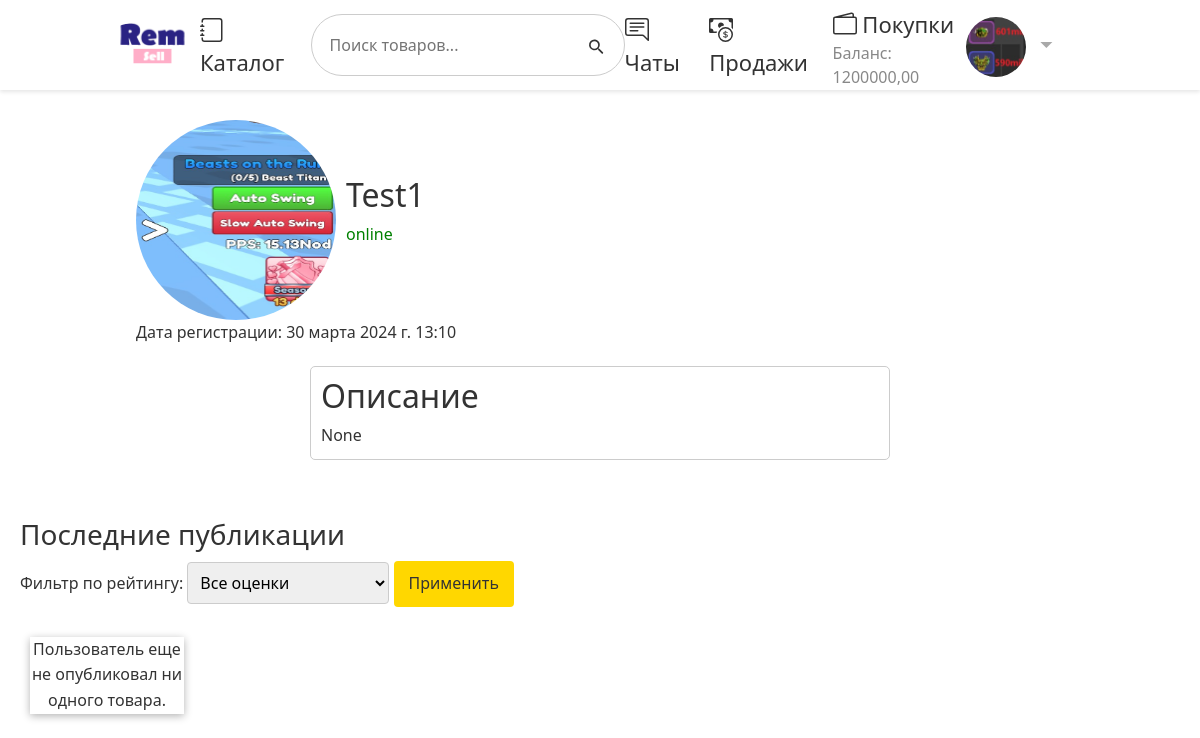
The app's page /profile_other/test1/ (signed in) with its own data.
### main/models.py (models this page shows, shortened)
class UserFinance(models.Model):
    user = models.OneToOneField(User, on_delete=models.CASCADE)
    balance = models.DecimalField(max_digits=10, decimal_places=2, default=0.00)

class UserProfile(models.Model):
    STATUS_CHOICES = (
        ('online', 'Online'),
        ('offline', 'Offline'),
    )
    user = models.OneToOneField(User, on_delete=models.CASCADE)
    avatar = models.ImageField(upload_to='avatars/', default='avatars/default.jpg')
    status = models.CharField(max_length=10, choices=STATUS_CHOICES, default='online')
    bio = models.TextField(blank=True, null=True)
    quality_rating = models.DecimalField(max_digits=3, decimal_places=2, default=0.00)
    first_name = models.CharField(max_length=50, blank=True, null=True)
    last_name = models.CharField(max_length=50, blank=True, null=True)
    patronymic = models.CharField(max_length=50, blank=True, null=True)
    last_activity = models.DateTimeField(default=timezone.now)

### main/views.py (the view, shortened to what this page needs)
# urls.py: path('profile_other/<str:username>/', views.view_other_profile, name='view_other_profile'),
def view_other_profile(request, username):
    user = request.user
    user_avatar = None
    other_user = get_object_or_404(User, username=username)
    other_user_profile = other_user.userprofile
    other_user_avatar = other_user_profile.avatar.url
    finance = UserFinance.objects.get_or_create(user=user)[0]
    if request.user.is_authenticated and hasattr(request.user, 'userprofile'):
        user_avatar = request.user.userprofile.avatar.url
    other_user_products = Product.objects.filter(seller=other_user).annotate(avg_rating=Avg('ratings__value')).order_by(
        '-created_at')
    rating_filter = request.GET.get('rating')
    other_user_products = other_user_products[:5]  # Применяем срез после фильтрации
    bio_form = BioForm(instance=other_user_profile)
    current_time = timezone.now()
    fifteen_minutes_ago = current_time - timedelta(minutes=1)
    context = {
        'other_user_profile': other_user_profile,
        'user_avatar': user_avatar,
        'other_user': other_user,
        'other_user_products': other_user_products,
        'other_user_avatar': other_user_avatar,
        'stars_range': range(1, 6),
        'categories': categories,
        'bio_form': bio_form,
        'finance': finance,
        'current_time': current_time,
        'fifteen_minutes_ago': fifteen_minutes_ago,
    }
    return render(request, 'main/view_other_profile.html', context)

### main/forms.py
class BioForm(forms.ModelForm):
    class Meta:
        model = UserProfile
        fields = ['bio']

### main/templates/main/view_other_profile.html (shortened to what this page needs)
{% extends 'main/log_layout.html' %}
{% load static %}
{% block meta-styles %}
	<link rel="stylesheet" href="{% static 'main/css/main_profile_user.css' %}">
{% endblock %}
{% block meta-body %}
	<main>
        <div class="user-profile-page">
            <div class="user-info">
                <div class="avatar-info">
                    {% if other_user_avatar %}
                        <img src="{{ other_user_avatar }}" alt="User Avatar">
                    {% endif %}
                    <div class="name-status">
                        <h2>{{ other_user.username }}</h2>
                        <p class="user-status" id="user-status">{{ other_user_profile.status }}</p>
                    </div>
                </div>
                <p>Дата регистрации: {{ other_user.date_joined }}</p>
            </div>
        </div>
        <div class="profile-info-bio">
            <h2>Описание</h2>
            <div class="user-bio">
                <div class="editable-bio" id="editable-bio">
                    <div class="bio-text">{{ other_user_profile.bio|linebreaksbr }}</div>
                </div>
            </div>
        </div>
        <div class="profile-info">
            <div class="product-filter">
                <h3>Последние публикации</h3>
                <form id="review-filter-form" method="GET" action="{% url 'view_other_profile' other_user.username %}">
                    <label for="rating">Фильтр по рейтингу:</label>
                    <select name="rating" id="rating">
                        <option value="">Все оценки</option>
                    </select>
                    <button type="submit">Применить</button>
                </form>
            </div>
            <div class="user-activity">
                <ul>
                    {% for product in other_user_products %}
                        <li class="created_products_by_profile">
                            <a href="{% url 'product_detail' product.id %}">
                                <img src="{{ product.image.url }}" alt="{{ product.title }}">
                                <div class="product-details-profile">
                                    <p class="product-title dt1">{{ product.name }}</p>
                                    <p class="product-date dt">Дата публикации: {{ product.created_at }}</p>
                                    {% if product.avg_rating %}
                                        <p><span class="first-digit">{{ product.avg_rating|floatformat:2|default:"0"|first }}</span>{{ product.avg_rating|floatformat:2|slice:"1:" }} из 5,00</p>
                                    {% else %}
                                        <p><span class="first-digit">0</span>,00 из 5,00</p>
                                    {% endif %}
                                    {% for i in stars_range %}
                                        {% if i <= product.avg_rating %}
                                            <svg class="reviews-star" xmlns="http://www.w3.org/2000/svg" width="16" height="16" fill="currentColor" viewBox="0 0 16 16">
                                                <path d="M3.612 15.443c-.386.198-.824-.149-.746-.592l.83-4.73L.173 6.765c-.329-.314-.158-.888.283-.95l4.898-.696L7.538.792c.197-.39.73-.39.927 0l2.184 4.327 4.898.696c.441.062.612.636.282.95l-3.522 3.356.83 4.73c.078.443-.36.79-.746.592L8 13.187l-4.389 2.256z"/>
                                            </svg>
                                        {% else %}
                                            <svg class="rating-star" xmlns="http://www.w3.org/2000/svg" width="16" height="16" fill="currentColor" viewBox="0 0 16 16">
                                                <path d="M3.612 15.443c-.386.198-.824-.149-.746-.592l.83-4.73L.173 6.765c-.329-.314-.158-.888.283-.95l4.898-.696L7.538.792c.197-.39.73-.39.927 0l2.184 4.327 4.898.696c.441.062.612.636.282.95l-3.522 3.356.83 4.73c.078.443-.36.79-.746.592L8 13.187l-4.389 2.256z"/>
                                            </svg>
                                        {% endif %}
                                    {% endfor %}
                                </div>
                            </a>
                        </li>
                    {% empty %}
                        <li>Пользователь еще не опубликовал ни одного товара.</li>
                    {% endfor %}
                </ul>
            </div>
        </div>
    </main>
{% endblock %}

### main/templates/main/log_layout.html (shortened to what this page needs)
{% load static %}
<!doctype html>
<html lang="en">
<head>
	<link rel="stylesheet" href="{% static 'main/css/main.css' %}">
	<link rel="stylesheet" href="{% static 'main/css/entryed.css' %}">
	<link rel="stylesheet" href="{% static 'main/css/footer.css' %}">
    <link href="https://cdn.jsdelivr.net/npm/bootstrap@5.3.0/dist/css/bootstrap.min.css" rel="stylesheet">
    {% block meta-styles %}
    {% endblock %}
</head>
<body>
    <header class="site-header">
	    <div class="logo">
	        <a href="{% url 'log' %}" class="logo">
			    <img class="logotip" src="{% static 'main/img/remsell-img.png' %}" alt="">
			</a>
	    </div>
		<div class="catalog-bar">
			<div class="links">
				<a href="#catalog" id="catalog-link">
					<div class="link-content">
						<span class="catalog-place">Каталог</span>
					</div>
				</a>
			</div>
		</div>
	    <form method="GET" action="{% url 'log' %}">
			<div class="search-bar">
				<input type="text" id="search-input" name="q" placeholder="Поиск товаров...">
				<button type="submit">
				</button>
			</div>
		</form>
	    <div class="chat-bar">
	    	<div class="links">
	        	<a href="{% url 'chat' %}" target="_self">
	            	<div class="link-content">
		            	<span class="chat-place" href="{% url 'chat' %}" target="_self">Чаты</span>
		        	</div>
		    	</a>
		    </div>
		</div>
		<div class="user-finance-selling-bar">
			<div class="links">
				<a href="{% url 'sales_history' %}">
					 <div class="link-content">
						 <span>Продажи</span>
					 </div>
				</a>
			</div>
		</div>
		<div class="user-finance-bar">
			<div class="links">
				 <a href="{% url 'finance' %}">
					 <div class="link-content">
						 <span>Покупки</span>
						 <div>
							<p>Баланс: {{ finance.balance }}</p>
						 </div>
					 </div>
				 </a>
			</div>
		</div>
	    <div class="user-profile">
		    <img src="{% if user_avatar %}{{ user_avatar }}{% else %}{% static 'main/img/default-avatar.png' %}{% endif %}" alt="" class="user-profile-image">
		    <div class="dropdown-arrow"></div>
		</div>
	</header>
    {% block meta-body %}
    {% endblock %}
</body>
</html>

### main/static/main/css/main.css (style rules this page uses)
.site-header { position: fixed; top: 0; left: 0; width: 100%; background-color: #ffffff; z-index: 1000; padding: 5px 100px; box-shadow: 0 2px 4px rgba(0, 0, 0, 0.1); display: flex; justify-content: space-around; align-items: center; box-sizing: border-box; }
.logotip { max-width: 100px; border: 7px solid ##0d918f; border-radius: 50% 50% 50% 50%; }
.user-profile-image { width: 60px; height: 60px; margin-top: 4px; border: none; border-radius: 100%; }
.search-bar { display: flex; align-items: center; border: 1px solid #ccc; border-radius: 50px; padding: 10px; }
.search-bar input[type="text"] { flex: 1; border: none; outline: none; font-size: 16px; padding: 8px; }
.search-bar button { background-color: white; border: none; padding: 5px; cursor: pointer; margin-left: 10px; }
.search_logo { width: 25px; height: 20px; }
.links a { display: flex; align-items: center; color: #333333; text-decoration: none; font-size: 22px; transition: color 0.4s ease; }
.link-content span { margin-right: 10px; }
.link-content div { font-size: 16px; color: #888888; }
.user-finance-bar { margin-bottom: -20px; }
svg, span { vertical-align: middle; }
.user-finance-selling-bar { position: relative; }
.catalog-bar { position: relative; }
main { padding: 20px; transition: margin-left 0.3s ease; font-size: 16px; line-height: 1.6; color: #333333; }

### main/static/main/css/entryed.css (style rules this page uses)
.user-profile { position: relative; display: flex; align-items: center; cursor: pointer; width: 150px; }
.dropdown-arrow { position: flex; transform: translateX(120%) rotate(180deg); width: 0; height: 0; border-left: 6px solid transparent; border-right: 6px solid transparent; border-bottom: 6px solid darkgrey; cursor: pointer; }

### main/static/main/css/main_profile_user.css (style rules this page uses)
.avatar-info { display: flex; align-items: center; }
.avatar-info img { margin-right: 10px; width: 200px; height: 200px; border: none; border-radius: 100%; }
.name-status { display: flex; flex-direction: column; }
.name-status h2::first-letter { text-transform: uppercase; }
.user-status { color: green; font-size: 16px; }
.user-info { margin-top: 100px; margin-bottom: 20px; margin-left: 10%; }
.profile-info { margin-top: 20px; }
.profile-info-bio { width: 50%; border: 1px solid #ccc; border-radius: 5px; padding: 10px; margin: 20px auto 5%; }
.editable-bio { align-items: center; max-height: 300px; overflow: auto; scrollbar-width: thin; scrollbar-color: #cccccc; }
.product-filter { margin-bottom: 20px; }
.product-filter h3 { margin-bottom: 10px; }
h2 { display: inline-block; }
.user-activity { margin-bottom: 20px; }
.user-activity ul { list-style: none; padding: 0; margin: 0; display: flex; flex-wrap: wrap; }
.user-activity ul li { display: flex; flex-direction: column; width: calc(15% - 20px); margin: 10px; text-align: center; }
.user-activity li { box-shadow: 0px 2px 8px rgba(0, 0, 0, 0.3); transition: box-shadow 0.3s ease; }
select { padding: 8px; font-size: 16px; border: 1px solid #ccc; border-radius: 4px; }
.product-filter button { padding: 10px 15px; font-size: 16px; background-color: #ffd700; color: #333; border: none; border-radius: 4px; cursor: pointer; }
#review-filter-form { margin-bottom: 20px; }
select option { color: #ffd700; }
select option[value=""], option[value="product"], option[value="seller"] { color: black; }

### records on screen
UserFinance: balance "1200000,00"
UserProfile: status "online", bio "None"

### other values on screen
{{ other_user.username }} "test1"
{{ other_user.date_joined }} "30 марта 2024 г. 13:10"
